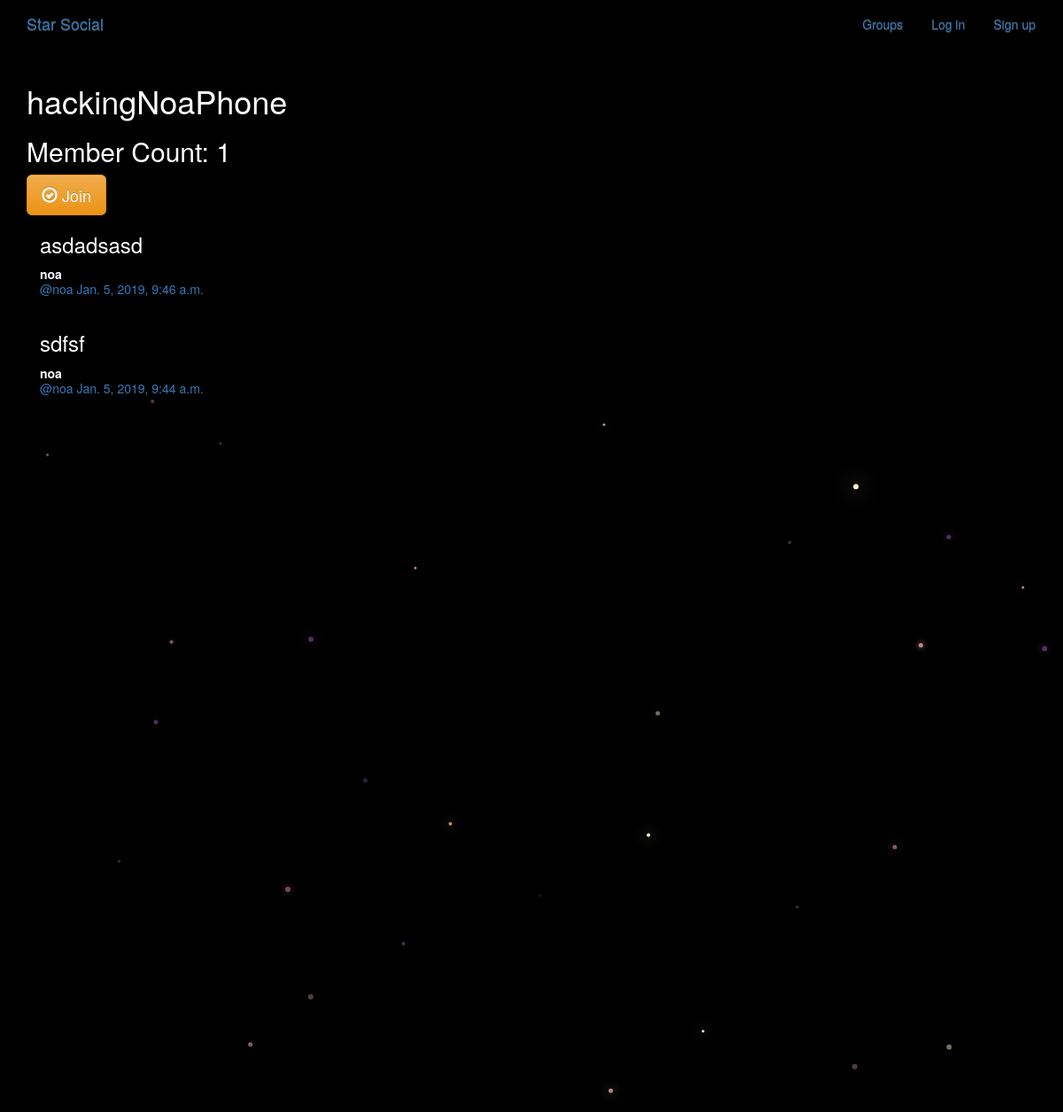
The page /groups/posts/in/hackingnoaphone/ on the database as committed earlier.
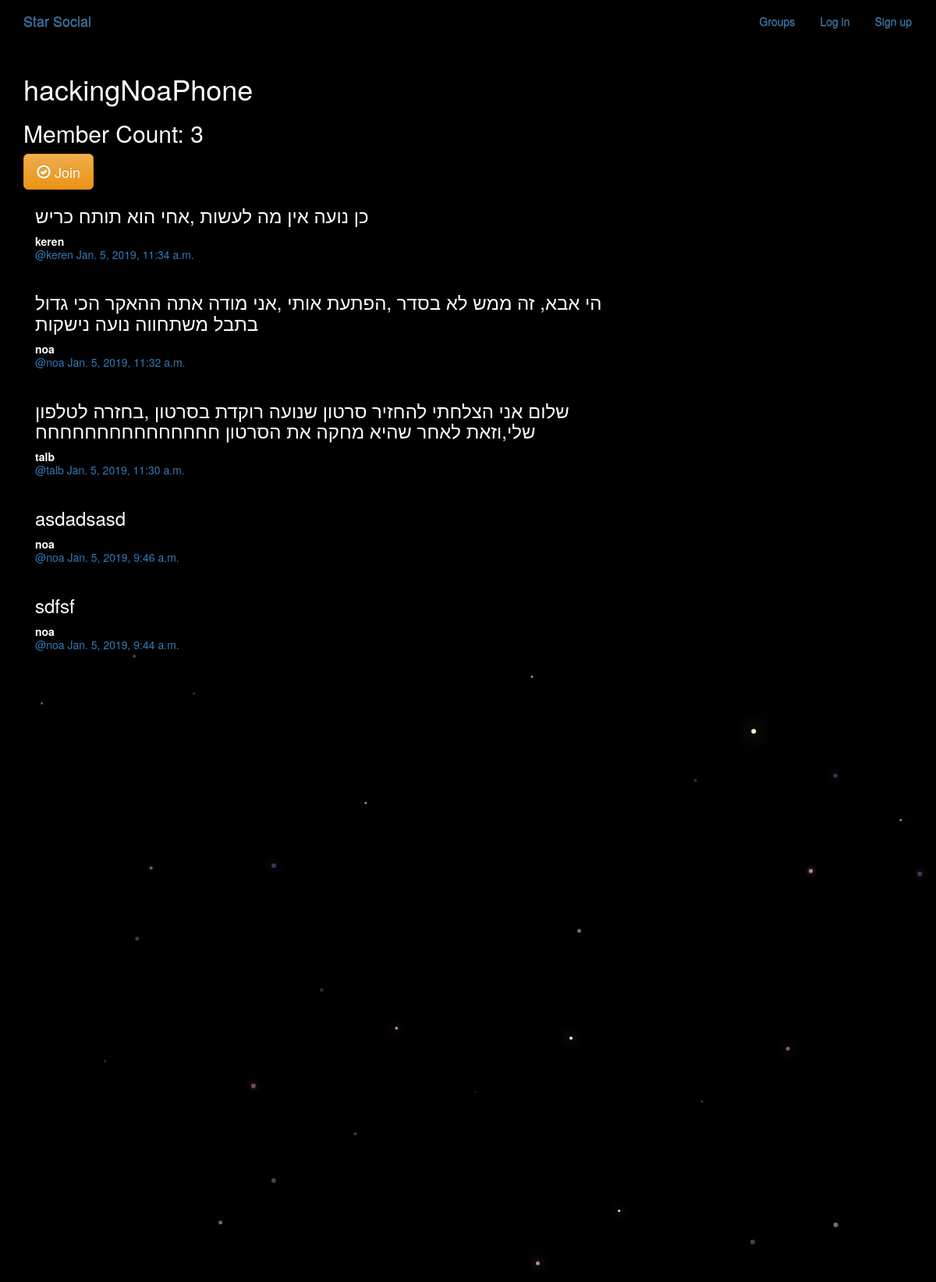
The same page on the database as committed later.
### groups/models.py (models this page shows, shortened)
class Group(models.Model):
    name = models.CharField(max_length=255, unique=True)
    slug = models.SlugField(allow_unicode=True, unique=True)
    description = models.TextField(blank=True, default='')
    description_html = models.TextField(editable=False, default='', blank=True)
    members = models.ManyToManyField(User,through="GroupMember")
    class Meta:
        ordering = ["name"]

### posts/models.py (models this page shows, shortened)
class Post(models.Model):
    user = models.ForeignKey(User, related_name="posts")
    created_at = models.DateTimeField(auto_now=True)
    message = models.TextField()
    message_html = models.TextField(editable=False)
    group = models.ForeignKey(Group, related_name="posts",null=True, blank=True)
    class Meta:
        ordering = ["-created_at"]
        unique_together = ["user", "message"]

### groups/views.py (the view)
# urls.py: url(r"^posts/in/(?P<slug>[-\w]+)/$",views.SingleGroup.as_view(),name="single"),
class SingleGroup(generic.DetailView):
    model = Group

### groups/templates/groups/group_detail.html
{% extends "groups/group_base.html" %}
{% block pregroup %}
<h1>{{group.name}}</h1>
<h2> Member Count: {{group.members.count}}</h2>
  <div class="content">
				{% if user in group.members.all %}
					<a href="{% url 'groups:leave' slug=group.slug %}" class="btn btn-lg btn-fill btn-warning"><span class="glyphicon glyphicon-remove-circle"></span> Leave</a>
				{% else %}
					<a href="{% url 'groups:join' slug=group.slug %}" class="btn btn-lg btn-fill btn-warning"><span class="glyphicon glyphicon-ok-circle"></span> Join</a>
				{% endif %}
</div>
{% endblock %}
{% block group_content %}
<div class="col-md-8">
	{% if group.posts.count == 0 %}
	<h2>No posts in this group yet!</h2>
	{% else %}
		{% for post in group.posts.all %}
			{% include "posts/_post.html" %}
		{% endfor %}
	{% endif %}
</div>
{% endblock %}

### groups/templates/groups/group_base.html (shortened to what this page needs)
{% extends "base.html" %}
{% block content %}
<div class="container">
    <div class="row" >
        {% block pregroup %} {% endblock pregroup %}
        {% block group_content %} {% endblock group_content %}
    </div>
</div>
{% endblock content %}

### templates/base.html (shortened to what this page needs)
<!DOCTYPE html>
{% load staticfiles %}
<html>
  <head>
    <link rel="stylesheet" href="https://maxcdn.bootstrapcdn.com/bootstrap/3.3.7/css/bootstrap.min.css">
    <link rel="stylesheet" href="https://maxcdn.bootstrapcdn.com/bootstrap/3.3.7/css/bootstrap-theme.min.css">
    <link rel="stylesheet" href="{% static 'simplesocial/css/master.css'%}">
  </head>
  <body>
    <nav class="navbar  mynav" role="navigation" id="navbar">
    			<div class="container">
            <a class="navbar-brand mynav" href="{% url 'home' %}">Star Social</a>
    					<ul class="nav navbar-nav navbar-right">
    						{% if user.is_authenticated %}
                      <li><a href="{% url 'posts:create' %}" class="btn btn-simple">Post</a></li>
                      <li><a href="{% url 'groups:all' %}" class="btn btn-simple">Groups</a></li>
                      <li><a href="{% url 'groups:create' %}" class="btn btn-simple">Create Group</a></li>
                      <li><a href="{% url 'accounts:logout' %}" class="btn btn-simple">Log out</a></li>
    						{% else %}
    						      <li><a href="{% url 'groups:all' %}"class="btn btn-simple">Groups</a></li>
    						      <li><a href="{% url 'accounts:login' %}" class="btn btn-simple">Log in</a></li>
    						      <li><a href="{% url 'accounts:signup' %}" class="btn btn-simple">Sign up</a></li>
    						{% endif %}
    					</ul>
    			</div>
    		</nav>
        <div class="container mycontent">
          {% block content %}
          {% endblock %}
        </div>
<canvas id="canvas"></canvas>
  </body>
</html>

### posts/templates/posts/_post.html (shortened to what this page needs)
<div class="post media">
    <h3>{{ post.message_html|safe}}</h3>
    <div class="media-body">
        <strong>{{ post.user.username}}</strong>
        <h5 class="media-heading">
            <span class="username">
                <a href="{% url 'posts:for_user' username=post.user.username %}">@{{ post.user.username }}</a>
            </span>
            <time>
                <a href="{% url 'posts:single' username=post.user.username pk=post.pk %}">
                    {{post.created_at}}
                </a>
            </time>
        </h5>
    </div>
</div>

### static/simplesocial/css/master.css (style rules this page uses)
body { margin: 0; overflow: hidden; background-color: black; color:white; }

Rows that differ between the two databases and show on the page:
computed for Group "hackingNoaPhone": members.count "1" → "3"
added Post: message_html "כן נועה אין מה לעשות ,אחי הוא תותח כריש", user.username "keren", created_at "Jan. 5, 2019, 11:34 a.m."
added Post: message_html "הי אבא, זה ממש לא בסדר ,הפתעת אותי ,אני מודה אתה ההאקר הכי גדול בתבל משתחווה נועה נישקות", user.username "noa", created_at "Jan. 5, 2019, 11:32 a.m."
added Post: message_html "שלום אני הצלחתי להחזיר סרטון שנועה רוקדת בסרטון ,בחזרה לטלפון שלי,וזאת לאחר שהיא מחקה את הסרטון חחחחחחחחחחחחחחח", user.username "talb", created_at "Jan. 5, 2019, 11:30 a.m."
